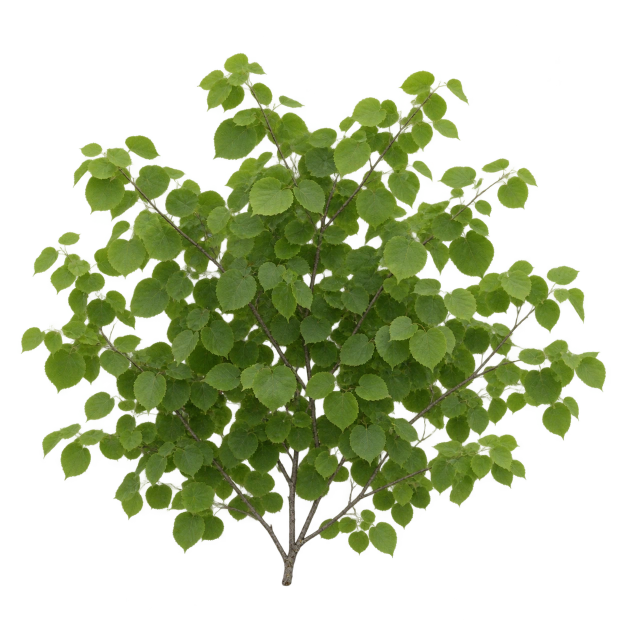
#> input picture assets/trees/leaf.webp, 1254 x 1254 px (shown at 1/2 size)
$ python build.py
#> lines starting #> are read from the running program, lines starting #| are printed output that depends on the picture; after the words box and inside, x2 and y2 are one past the last pixel; in counts of white or black regions, pixels touching at a corner belong together
"""Bake timber, aggregate, foliage and the phone's printed face into one shared atlas.
Run with pipeline/.venv/bin/python assets/furniture/build.py.
"""
from pathlib import Path

import numpy as np
from PIL import Image, ImageDraw, ImageFont
from scipy.ndimage import gaussian_filter, distance_transform_edt

HERE = Path(__file__).resolve().parent
rng = np.random.default_rng(2841)
atlas = Image.new("RGBA", (512, 512), "white")
#> atlas: PIL image 512x512 RGBA; every value is 255

# Grain runs along the slat. Slowly bending growth rings survive the mip levels;
# the pore marks and silver weathering are visible only from a few steps away.
y, x = np.mgrid[:128, :512]
fibres = gaussian_filter(rng.normal(size=x.shape), (0.45, 9))
knots = 6 * np.exp(-((x-318)/39)**2 - ((y-47)/12)**2) + 3 * np.exp(-((x-100)/22)**2 - ((y-99)/9)**2)
rings = (y + 2.2*np.sin(x/98+y/32) + knots) * 1.5
grain = 227 - 19*np.maximum(0, np.cos(rings))**6 + 21*fibres + 5*np.sin(rings/3) + rng.normal(0, 3, x.shape)
def neutral(a):
    return Image.fromarray(np.uint8(np.clip(a, 0, 255))).convert("RGBA")
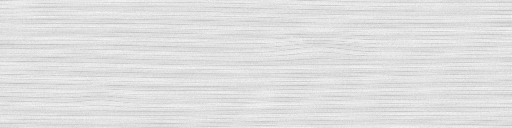
#> returned value: PIL image 512x128 RGBA; mean R, G, B, A 223.5, 223.5, 223.5, 255
atlas.paste(neutral(grain), (0, 0))

grit = rng.normal(230, 7, (118, 512))
grit[rng.random(grit.shape) < .045] -= 24
atlas.paste(neutral(grit), (0, 132))
#> in neutral (call 2), `return Image.fromarray(np.uint8(np.clip(a, 0, 255))).convert("RGBA")`:
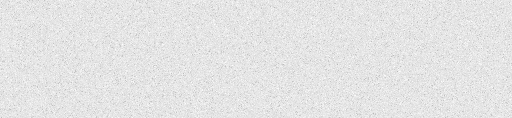
#> returned value: PIL image 512x118 RGBA; mean R, G, B, A 228.4, 228.4, 228.4, 255
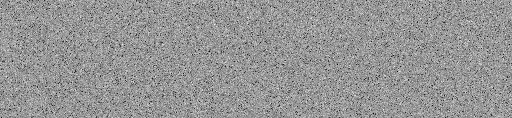
#> grit: shape (118, 512) float64; min 183.4, max 260.8, mean 228.9; drawn with min black and max white
leaf = Image.open(HERE.parent / "trees" / "leaf.webp").convert("RGBA").resize((256, 256), Image.Resampling.LANCZOS)
a = np.array(leaf)
outside = a[:, :, 3] < 32
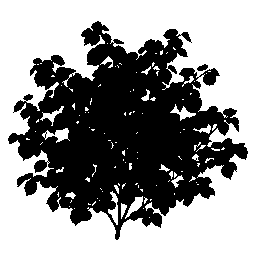
#> outside: shape (256, 256) bool; 57.7% white; 2 black regions, box (x1, y1, x2, y2) and area: (8, 21, 248, 240) 27680, (197, 64, 208, 71) 51
yy, xx = distance_transform_edt(outside, return_distances=False, return_indices=True)
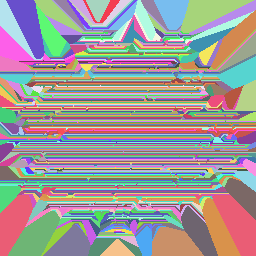
#> yy: shape (256, 256) int32; 219 distinct labels, from 21 to 239; one colour per label, 0 black
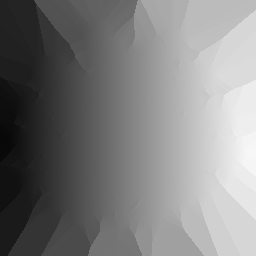
#> xx: shape (256, 256) int32; min 8, max 247, mean 126.4
a[outside, :3] = a[yy[outside], xx[outside], :3]
atlas.paste(Image.fromarray(a), (0, 256))

# One printed enamel fascia and the inset keypad. Markings are generic.
d = ImageDraw.Draw(atlas)
font = ImageFont.load_default(size=35)
d.rectangle((262, 260, 509, 315), fill='#f2c34b')
d.text((385, 286), 'TELEFON', font=font, fill='#192d38', anchor='mm', stroke_width=1)
d.rectangle((264, 327, 426, 501), fill='#9ca5a5')
d.rounded_rectangle((275, 337, 412, 377), 3, fill='#343e3e', outline='#d4d7d3', width=2)
d.rectangle((283, 344, 405, 371), fill='#8b9d87')
d.text((344, 357), 'VLOŽTE KARTU', font=ImageFont.load_default(size=13), fill='#36423a', anchor='mm')
for i, label in enumerate('123456789*0#'):
    cx, cy = 286 + i % 3 * 45, 398 + i // 3 * 26
    d.rounded_rectangle((cx-13, cy-10, cx+14, cy+9), 4, fill='#d3d4cd', outline='#6a6f70', width=2)
    d.text((cx, cy-1), label, font=ImageFont.load_default(size=15), fill='#242a2b', anchor='mm')
out = HERE.parent.parent / 'public' / 'furniture-surfaces.webp'
atlas.save(out, quality=88, method=6, exact=True)
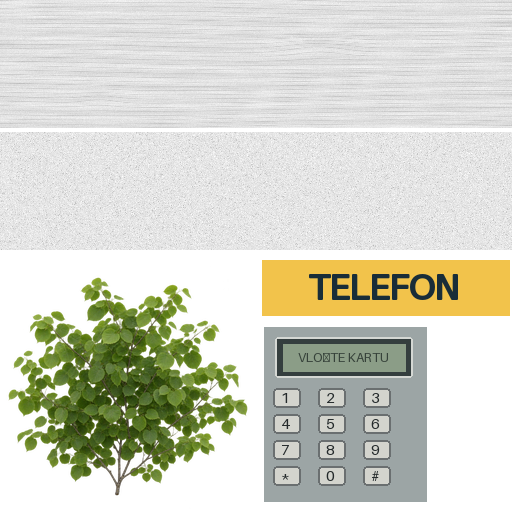
#> saved as furniture-surfaces.webp: PIL image 512x512 RGBA; mean R, G, B, A 192.3, 196.6, 169.7, 215.9; transparent parts drawn white
#> (the run stopped early here; a loop or call above may not have finished)

$ run again, with assets/trees/needle.webp copied over assets/trees/leaf.webp
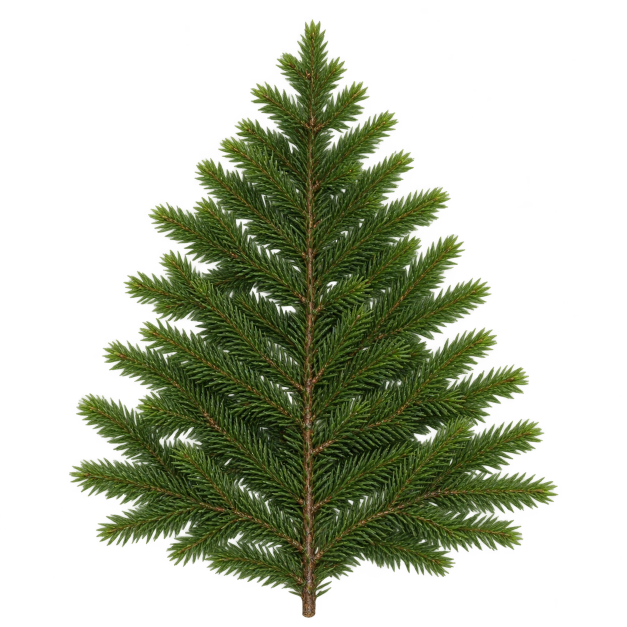
#> input picture assets/trees/needle.webp, 1254 x 1254 px (shown at 1/2 size)
#> `outside = a[:, :, 3] < 32`:
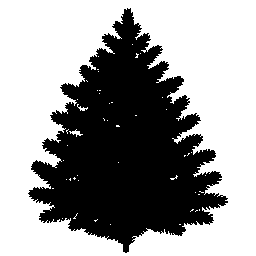
#> outside: shape (256, 256) bool; 60.5% white; 1 black region, box (x1, y1, x2, y2) and area: (28, 8, 228, 253) 25859
#> yy: shape (256, 256) int32; 245 distinct labels, from 8 to 252
#> `atlas.save(out, quality=88, method=6, exact=True)`:
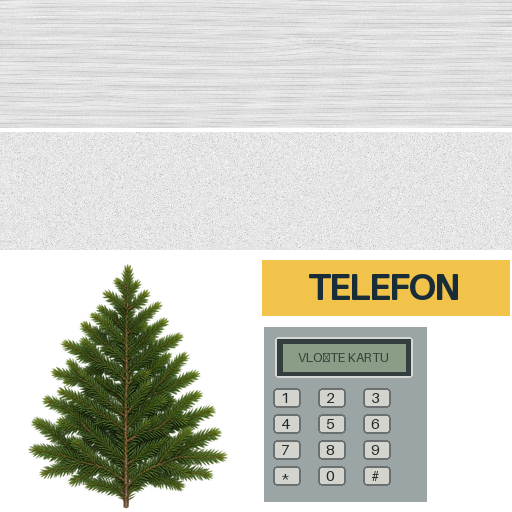
#> saved as furniture-surfaces.webp: PIL image 512x512 RGBA; mean R, G, B, A 187.1, 190.5, 168.5, 213.9; transparent parts drawn white

$ run again, with assets/trees/twig.webp copied over assets/trees/leaf.webp
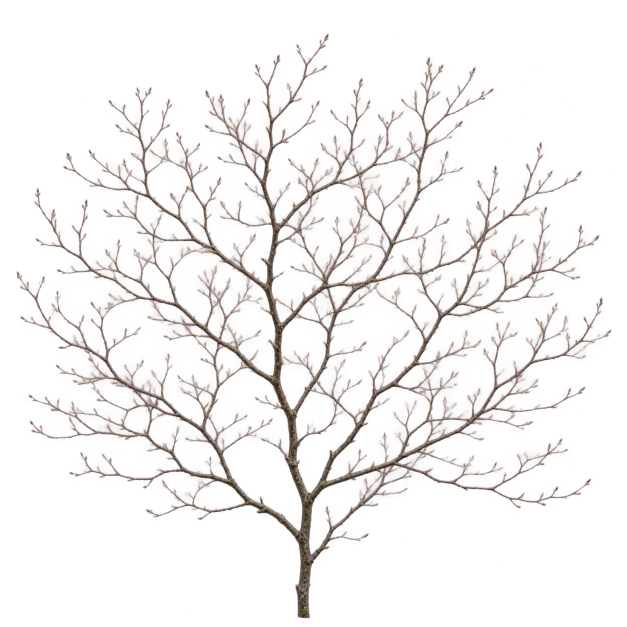
#> input picture assets/trees/twig.webp, 1254 x 1254 px (shown at 1/2 size)
#> outside: shape (256, 256) bool; 83.2% white; black in thin lines or dots, all inside (x1, y1, x2, y2) = (6, 14, 250, 253)
#> `yy, xx = distance_transform_edt(outside, return_distances=False, retur..`:
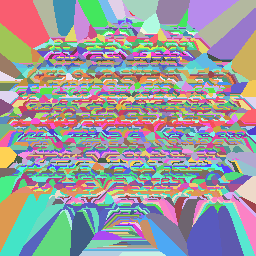
#> yy: shape (256, 256) int32; 239 distinct labels, from 14 to 252; one colour per label, 0 black
#> `atlas.save(out, quality=88, method=6, exact=True)`:
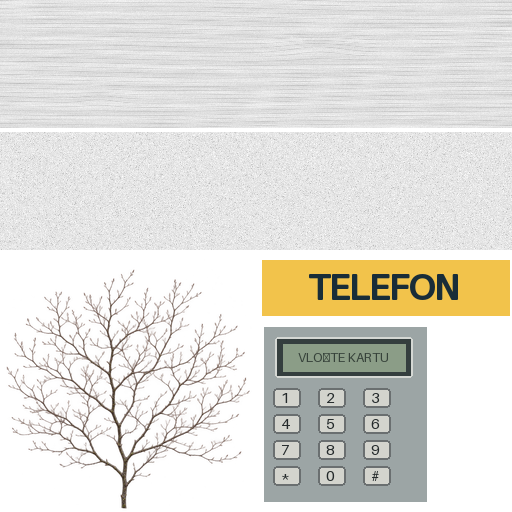
#> saved as furniture-surfaces.webp: PIL image 512x512 RGBA; mean R, G, B, A 191.8, 184.1, 176.2, 196.5; transparent parts drawn white
